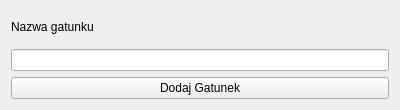
<?xml version="1.0" encoding="UTF-8"?>
<ui version="4.0">
 <class>addBookUi</class>
 <widget class="QWidget" name="addBookUi">
  <property name="geometry">
   <rect>
    <x>0</x>
    <y>0</y>
    <width>400</width>
    <height>110</height>
   </rect>
  </property>
  <property name="windowTitle">
   <string>Dodaj książkę</string>
  </property>
  <layout class="QVBoxLayout" name="verticalLayout">
   <item>
    <widget class="QLabel" name="label_2">
     <property name="text">
      <string>Nazwa gatunku</string>
     </property>
    </widget>
   </item>
   <item>
    <widget class="QLineEdit" name="lineEditNameGenre"/>
   </item>
   <item>
    <widget class="QPushButton" name="addGenreButton">
     <property name="text">
      <string>Dodaj Gatunek</string>
     </property>
    </widget>
   </item>
  </layout>
 </widget>
 <resources/>
 <connections/>
</ui>
